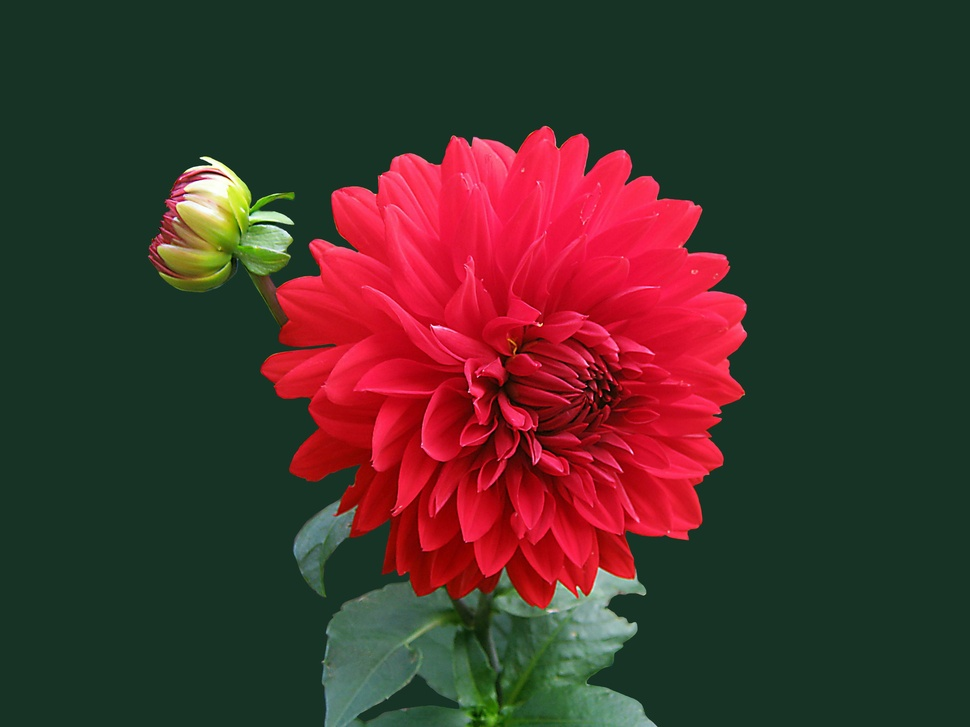
#> input picture image.jpg, 970 x 727 px, shrunk from 3648 x 2736 before the run
$ python power_law.py
#> lines starting #> are read from the running program, lines starting #| are printed output that depends on the picture
import cv2
import numpy as np
import matplotlib.pyplot as plt

def power_law_transform(image, gamma=1.0, c=1):
    # Normalize the image to the range [0,1] for the transformation
    normalized_image = image / 255.0

    # Apply the power-law transformation (gamma correction)
    transformed_image = c * np.power(normalized_image, gamma)

    # Scale back to the range [0,255] and convert to uint8
    transformed_image = np.uint8(transformed_image * 255)

    return transformed_image

# Read the image in grayscale
img = cv2.imread('image.jpg', cv2.IMREAD_GRAYSCALE)
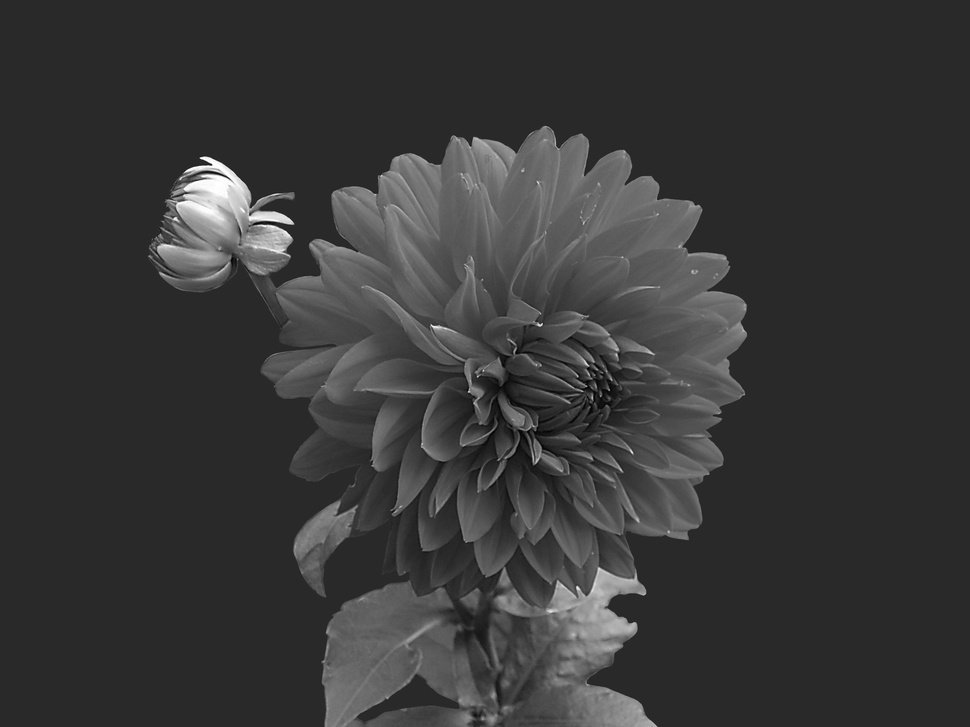
#> img: shape (727, 970); min 0, max 255, mean 55.5

# Apply power-law (gamma) transformation with gamma = 0.5 (brightens image)
gamma_corrected_img = power_law_transform(img, gamma=0.5)
#> in power_law_transform, `transformed_image = c * np.power(normalized_image, gamma)`:
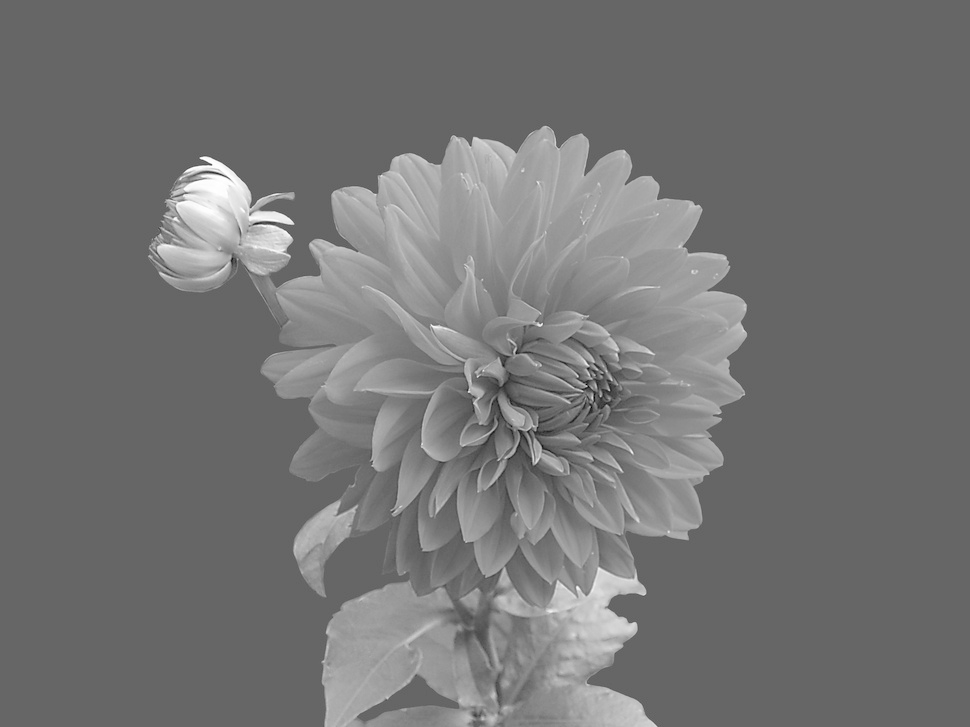
#> transformed_image: shape (727, 970) float64; min 0, max 1, mean 0.455

# Apply power-law (gamma) transformation with gamma = 2.0 (darkens image)
gamma_dark_img = power_law_transform(img, gamma=2.0)
#> call 2 of power_law_transform, with gamma = 2, c = 1
#> in power_law_transform (call 2), `transformed_image = c * np.power(normalized_image, gamma)`:
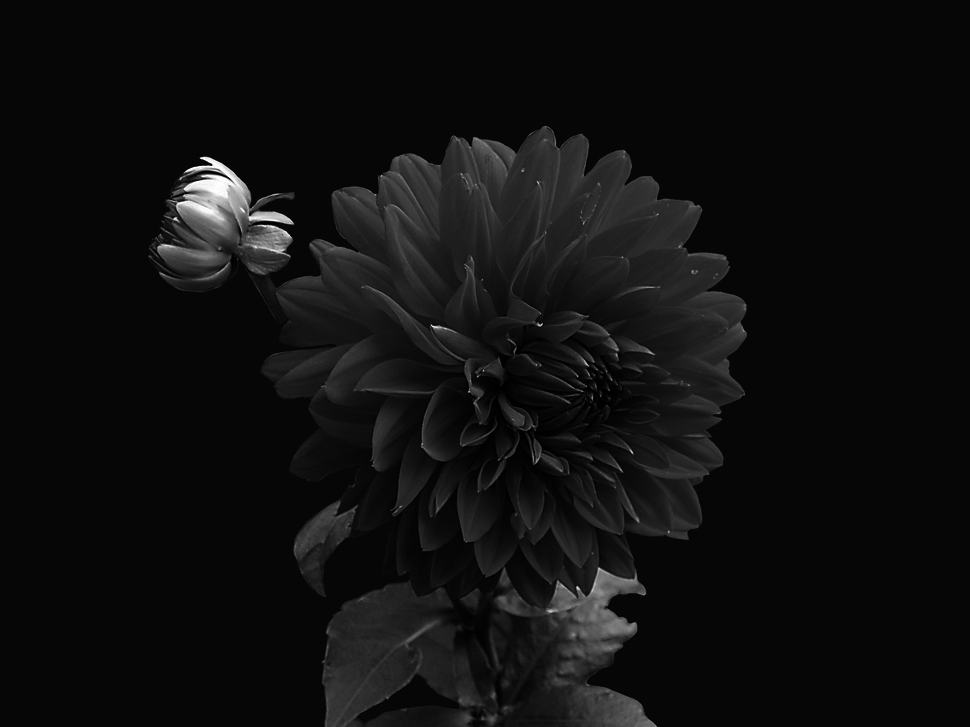
#> transformed_image: shape (727, 970) float64; min 0, max 1, mean 0.0599

# Display the original and transformed images using matplotlib
plt.figure(figsize=(10, 5))

plt.subplot(1, 3, 1)
plt.imshow(img, cmap='gray')
plt.title('Original Image')
plt.axis('off')

plt.subplot(1, 3, 2)
plt.imshow(gamma_corrected_img, cmap='gray')
plt.title('Gamma = 0.5 (Brightened)')
plt.axis('off')

plt.subplot(1, 3, 3)
plt.imshow(gamma_dark_img, cmap='gray')
plt.title('Gamma = 2.0 (Darkened)')
plt.axis('off')

plt.show()
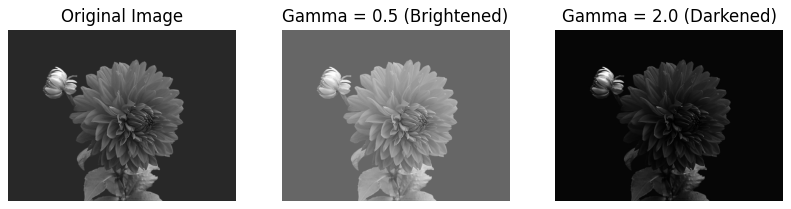
#> figure drawn by matplotlib, 3 panels
